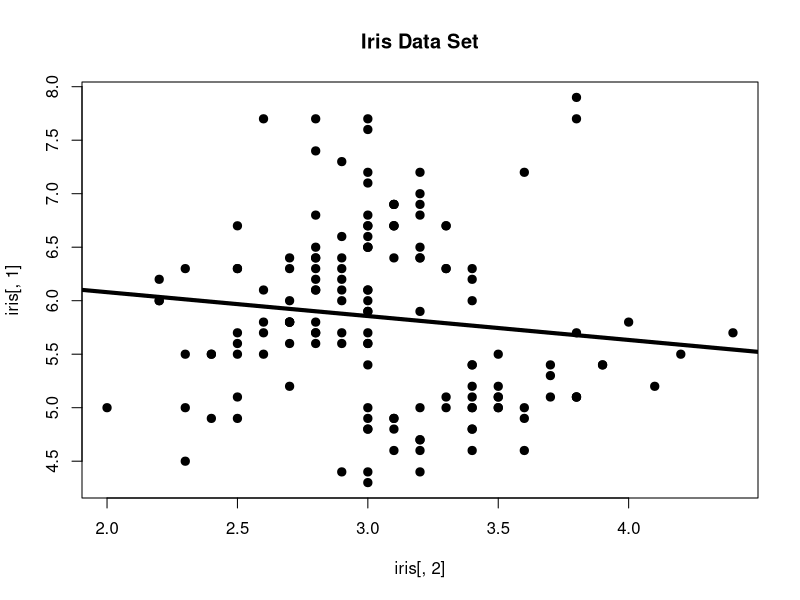
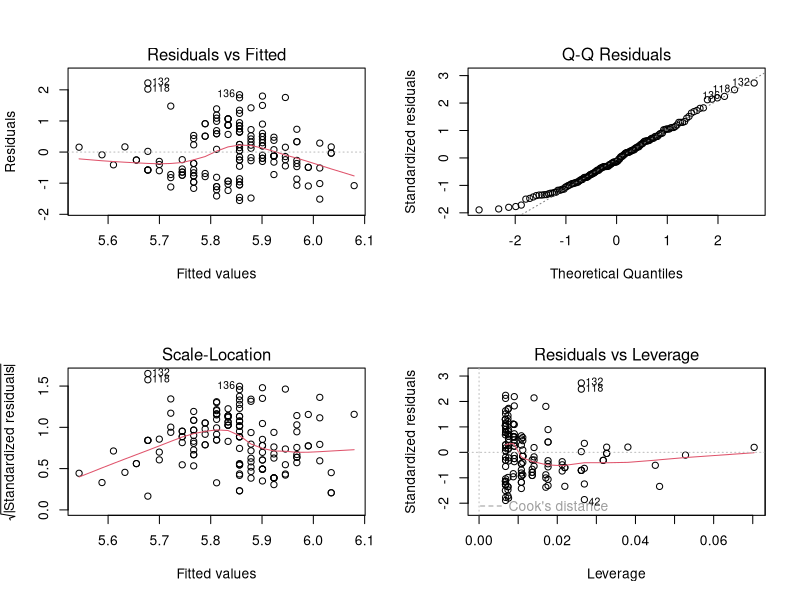

Generate these figures, in order, with R:
library("datasets")
d<-iris
attach(iris)
View(d)
summary(d)
str(d)
plot(iris[,2], iris[,1],pch = 19, 
     main = "Iris Data Set",
     xlab = names(iris[,2]),
     ylab = names(iris[,1]),
     cex = 1.1)

Iris.lm1 <- lm(Sepal.Length ~ Sepal.Width)
summaryTable <- data.frame(n = tapply(Sepal.Length, Sepal.Width, length), 
                           mean = tapply(Sepal.Length, Sepal.Width, mean),
                           sd = tapply(Sepal.Length, Sepal.Width, sd))
View(summaryTable)
#write.csv(summaryTable, "SepalLength-SepalWidth.csv")
summary(Iris.lm1)
names(iris[2])

abline(Iris.lm1, col = 9, lwd = 4)

par(mfrow=c(2,2))
plot(Iris.lm1)
